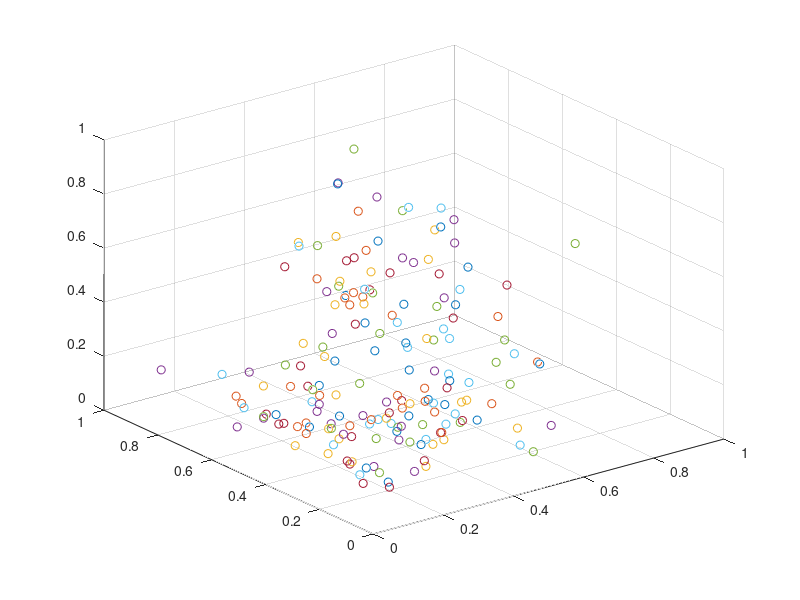

MATLAB code for this plot:
a = importdata("wineC.txt");  %or irisC.txt
m=size(a,1);
for i=1:1:m
    if a(i,4)==1
        scatter3(a(i,1),a(i,2),a(i,3),'r.');
    elseif a(i,4)==2
        scatter3(a(i,1),a(i,2),a(i,3),'b.');
    elseif a(i,4)==3
        scatter3(a(i,1),a(i,2),a(i,3),'g.');
     elseif a(i,4)==4
        scatter3(a(i,1),a(i,2),a(i,3),'y.');
    else
        scatter3(a(i,1),a(i,2),a(i,3),'k*');  
    end
    hold on;
end
grid on;
